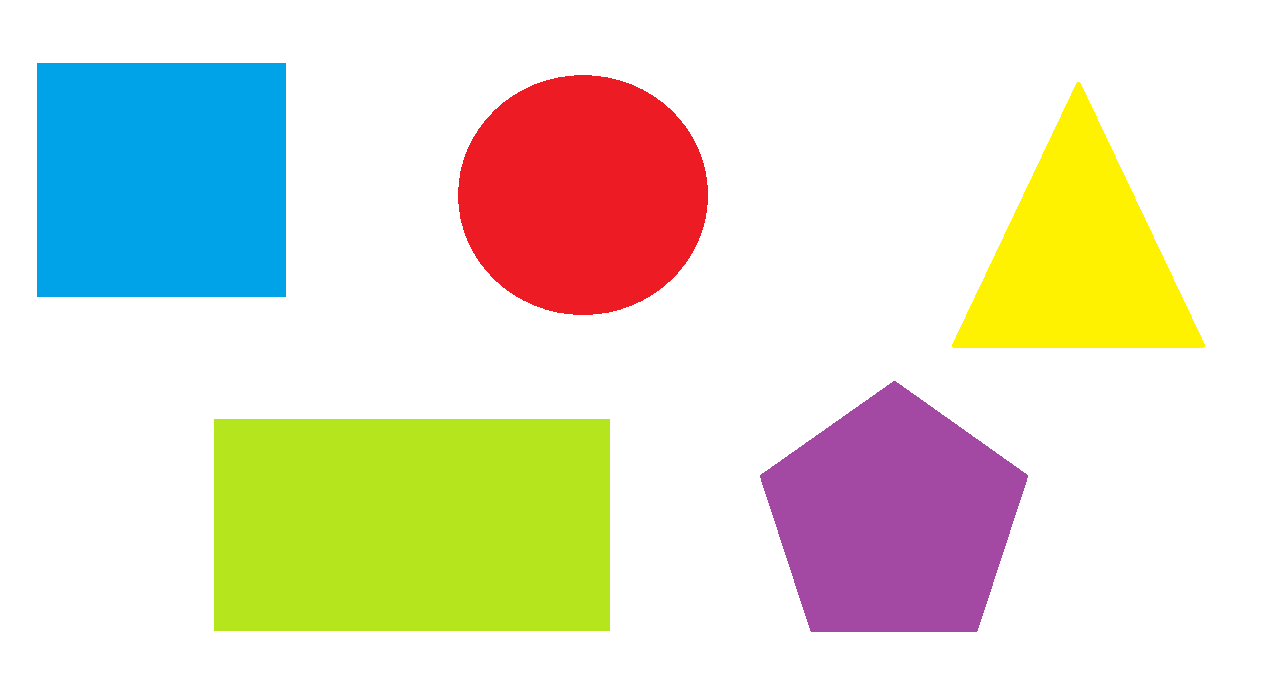
#> input picture semestre_4/p_de_images/practicas/img/figuras.png, 1275 x 689 px
$ python clase_10_3.py
#> lines starting #> are read from the running program, lines starting #| are printed output that depends on the picture; after the words box and inside, x2 and y2 are one past the last pixel; in counts of white or black regions, pixels touching at a corner belong together
# Detección de esquinas
# Traquin de objetos o deteccíon de alguna figura dentro de una imagen. Elementos prominentes en una imagen.
import cv2 as cv
import numpy as np
import matplotlib.pyplot as plt

img = cv.imread("../img/figuras.png")
#> img is the input picture: shape (689, 1275, 3); mean B, G, R 205.3, 224.1, 225.1
img_gray = cv.cvtColor(img, cv.COLOR_BGR2GRAY)
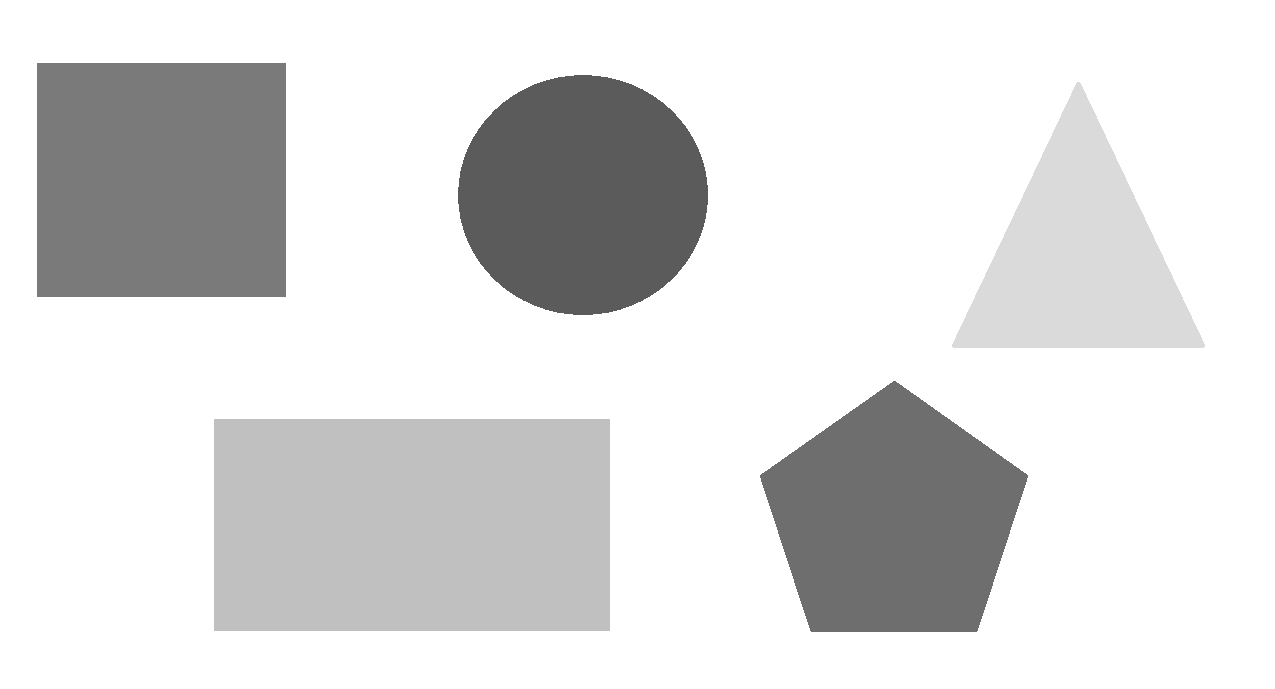
#> img_gray: shape (689, 1275); min 91, max 255, mean 222.2

img_gray = cv.resize(img_gray, dsize=None, fx=0.4, fy=0.4)
#> img_gray: shape (276, 510)
cv.imshow('img_gray', img_gray)

imgGrayBlur = cv.blur (np.double(img_gray),ksize=(3,3))
cv. imshow ('imgGrayBlur' ,np.uint8 (imgGrayBlur))

Ix = cv.Sobel(imgGrayBlur, ddepth=cv.CV_64F, dx=1, dy=0, ksize=3)
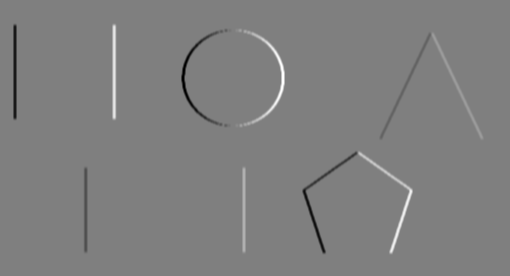
#> Ix: shape (276, 510) float64; min -437.3, max 437.3, mean 0; drawn with min black and max white
Iy = cv.Sobel(imgGrayBlur, ddepth=cv.CV_64F, dx=0, dy=1, ksize=3)
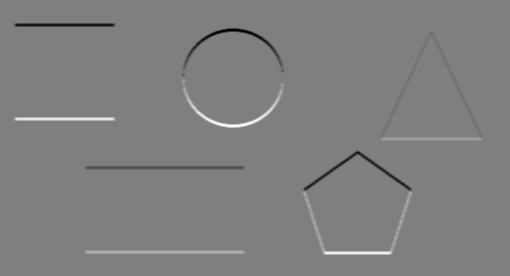
#> Iy: shape (276, 510) float64; min -437.3, max 437.3, mean 0; drawn with min black and max white

# Calcular la matrix de correlación
A = Ix ** 2
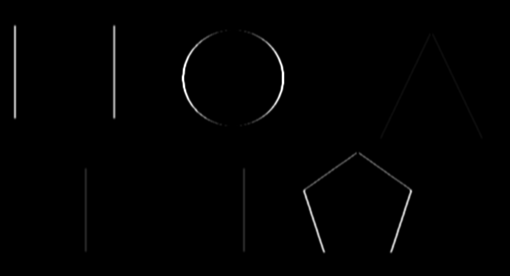
#> A: shape (276, 510) float64; min 0, max 191260.4, mean 1400.7; drawn with min black and max white
B = Iy ** 2
C = Ix * Iy
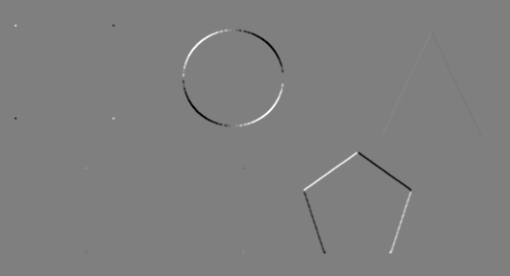
#> C: shape (276, 510) float64; min -107584, max 107584, mean 0.5; drawn with min black and max white

# Aplicar filtro Gausean a las matrices A, B, C
A = cv.GaussianBlur(A, ksize=(5,5), sigmaX=0)
B = cv.GaussianBlur(B, ksize=(5,5), sigmaX=0)
C = cv.GaussianBlur(C, ksize=(5,5), sigmaX=0)

# experimentamos con un valor de alpha (a) de .1
# calculamos las esquinas exponenciales

a = 0.1
V = ((A * B) - C ** 2) - a * ((A + B) ** 2)
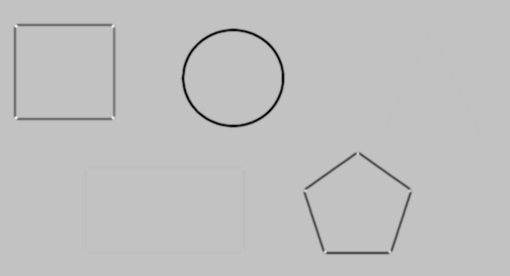
#> V: shape (276, 510) float64; min -1.94e+09, max 607245498.5, mean -21412312.7; drawn with min black and max white

# umbral th
th = 1000
U = (V > th).astype(int)
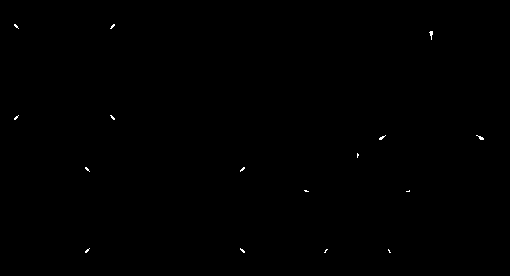
#> U: shape (276, 510) int64; values 0 (black) and 1 (white), 0.13% white in thin lines or dots, all inside (x1, y1, x2, y2) = (14, 24, 484, 253)

# visualizamos como vamos
cv.imshow('U', np.uint8(U *  255))


cv.waitKey()
